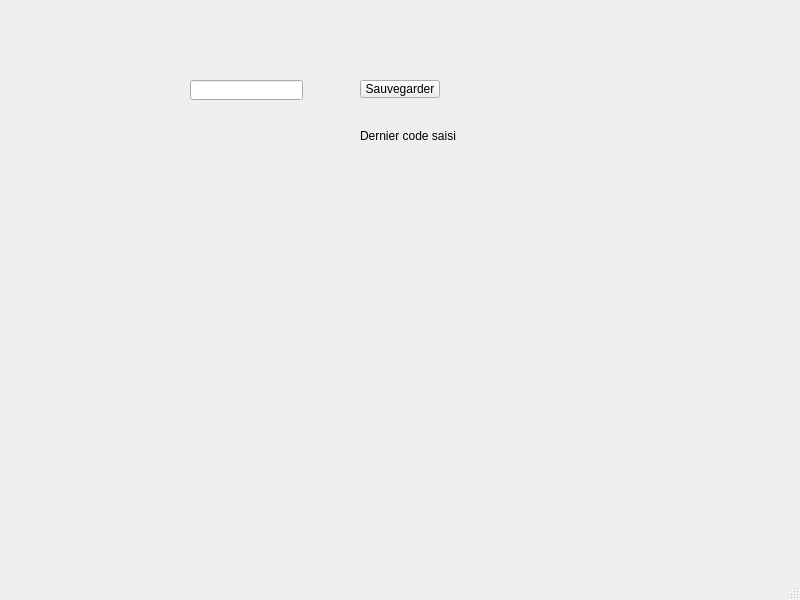
<?xml version="1.0" encoding="UTF-8"?>
<ui version="4.0">
 <class>MainWindow</class>
 <widget class="QMainWindow" name="MainWindow">
  <property name="geometry">
   <rect>
    <x>0</x>
    <y>0</y>
    <width>800</width>
    <height>600</height>
   </rect>
  </property>
  <property name="windowTitle">
   <string>MainWindow</string>
  </property>
  <widget class="QWidget" name="centralwidget">
   <widget class="QLineEdit" name="Code">
    <property name="geometry">
     <rect>
      <x>190</x>
      <y>80</y>
      <width>113</width>
      <height>20</height>
     </rect>
    </property>
   </widget>
   <widget class="QPushButton" name="BtnSauvegarder">
    <property name="geometry">
     <rect>
      <x>360</x>
      <y>80</y>
      <width>80</width>
      <height>18</height>
     </rect>
    </property>
    <property name="text">
     <string>Sauvegarder</string>
    </property>
   </widget>
   <widget class="QLabel" name="DernierCodeSaisi">
    <property name="geometry">
     <rect>
      <x>360</x>
      <y>110</y>
      <width>101</width>
      <height>51</height>
     </rect>
    </property>
    <property name="text">
     <string>Dernier code saisi</string>
    </property>
   </widget>
  </widget>
  <widget class="QMenuBar" name="menubar">
   <property name="geometry">
    <rect>
     <x>0</x>
     <y>0</y>
     <width>800</width>
     <height>17</height>
    </rect>
   </property>
  </widget>
  <widget class="QStatusBar" name="statusbar"/>
 </widget>
 <resources/>
 <connections/>
</ui>
